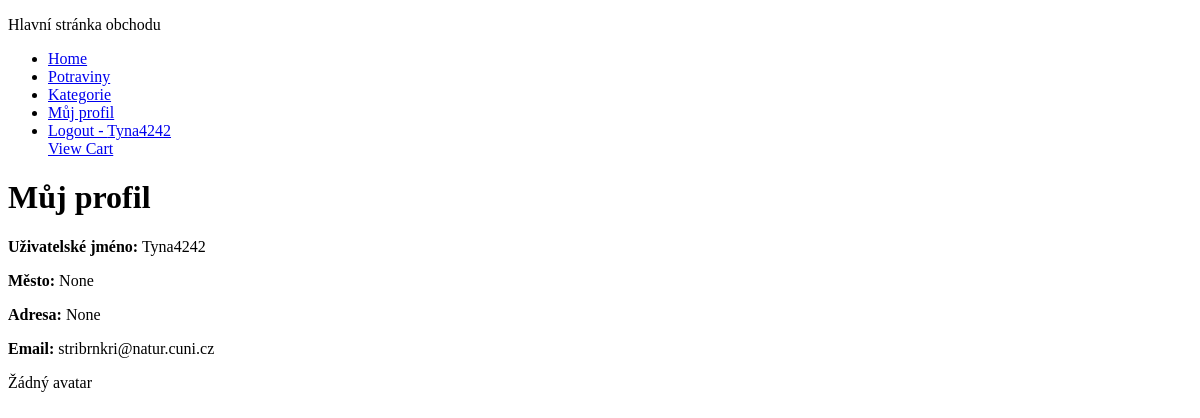
Page /profil/ (signed in) on the earlier database version.
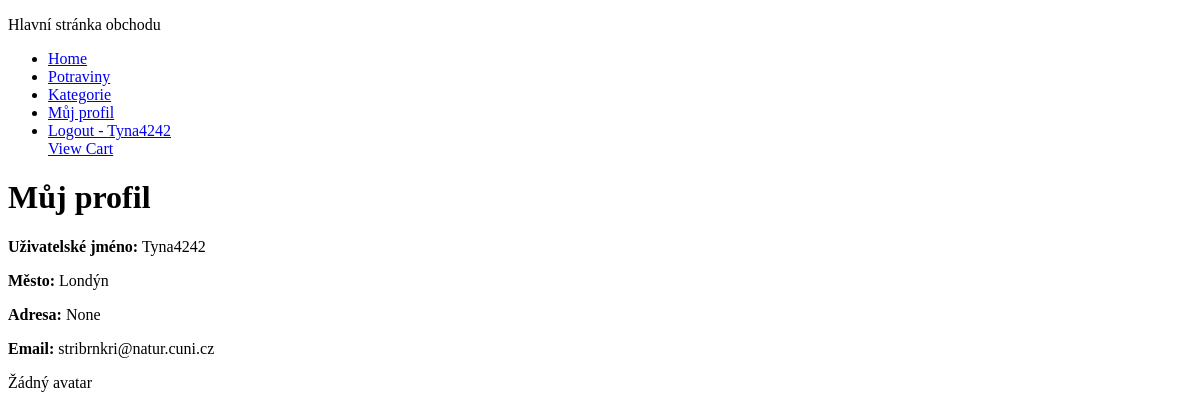
Same page on the later database version.
### viewer/models.py (models this page shows)
class CustomUser(AbstractUser):
    city = models.CharField(max_length=100, blank=True, null=True)
    address = models.CharField(max_length=255, blank=True, null=True)
    avatar = models.ImageField(upload_to='avatars/', blank=True, null=True)
    ROLE_CHOICES = [
        ('ADMIN', 'Admin'),
        ('USER', 'User'),
    ]
    role = models.CharField(max_length=10, choices=ROLE_CHOICES, default='USER')
    COMMUNICATION_CHOICES = [
        ('mail', 'Mail'),
        ('email', 'Email'),
    ]
    preferred_communication = models.CharField(max_length=10, choices=COMMUNICATION_CHOICES, default='email')

### viewer/views.py (the view)
# urls.py: path('profil/', ProfileView.as_view(), name='profile'),
class ProfileView(LoginRequiredMixin, DetailView):
    model = CustomUser
    template_name = 'viewer/profile.html'
    context_object_name = 'user_profile'
    def get_object(self):
        return self.request.user  # Vrátíme aktuálně přihlášeného uživatele

### viewer/templates/viewer/profile.html
{% extends 'base.html' %}
{% block content %}
<h1>Můj profil</h1>
<div>
    <p><strong>Uživatelské jméno:</strong> {{ user_profile.username }}</p>
    <p><strong>Město:</strong> {{ user_profile.city }}</p>
    <p><strong>Adresa:</strong> {{ user_profile.address }}</p>
    <p><strong>Email:</strong> {{ user_profile.email }}</p>
    {% if user_profile.avatar %}
        <img src="{{ user_profile.avatar.url }}" alt="Avatar" width="150">
    {% else %}
        <p>Žádný avatar</p>
    {% endif %}
</div>
{% endblock %}

### templates/base.html (shortened to what this page needs)
<!DOCTYPE html>
<html lang="en">
<head>
</head>
<body>
    <p>Hlavní stránka obchodu</p>
    {% include 'navbar.html' %}
    {% block content %}
    {% endblock %}
</body>
</html>

### templates/navbar.html
<nav>
    <ul class="nav justify-content-center">
        <li class="nav-item"><a class="nav-link" href="{% url 'main-view' %}">Home</a></li>
        <li class="nav-item"><a class="nav-link" href="{% url 'potraviny-view' %}">Potraviny</a></li>
        <li class="nav-item"><a class="nav-link" href="{% url 'category-view' %}">Kategorie</a></li>
        {% if user.is_authenticated %}
            <li><a href="{% url 'profile' %}">Můj profil</a></li>
            <li class="nav-item"><a class="nav-link" href="{% url 'logout' %}">Logout - {{ user.username }}</a></li>
            <a href="{% url 'cart-view' %}">View Cart</a>
        {% else %}
          <li class="nav-item"><a class="nav-link" href="{% url 'registration' %}">Register</a></li>
            <li class="nav-item"><a class="nav-link" href="{% url 'login' %}">Log in</a></li>
        {% endif %}
    </ul>
</nav>

Differences in the rows shown:
changed CustomUser "Tyna4242": city "None" → "Londýn"
